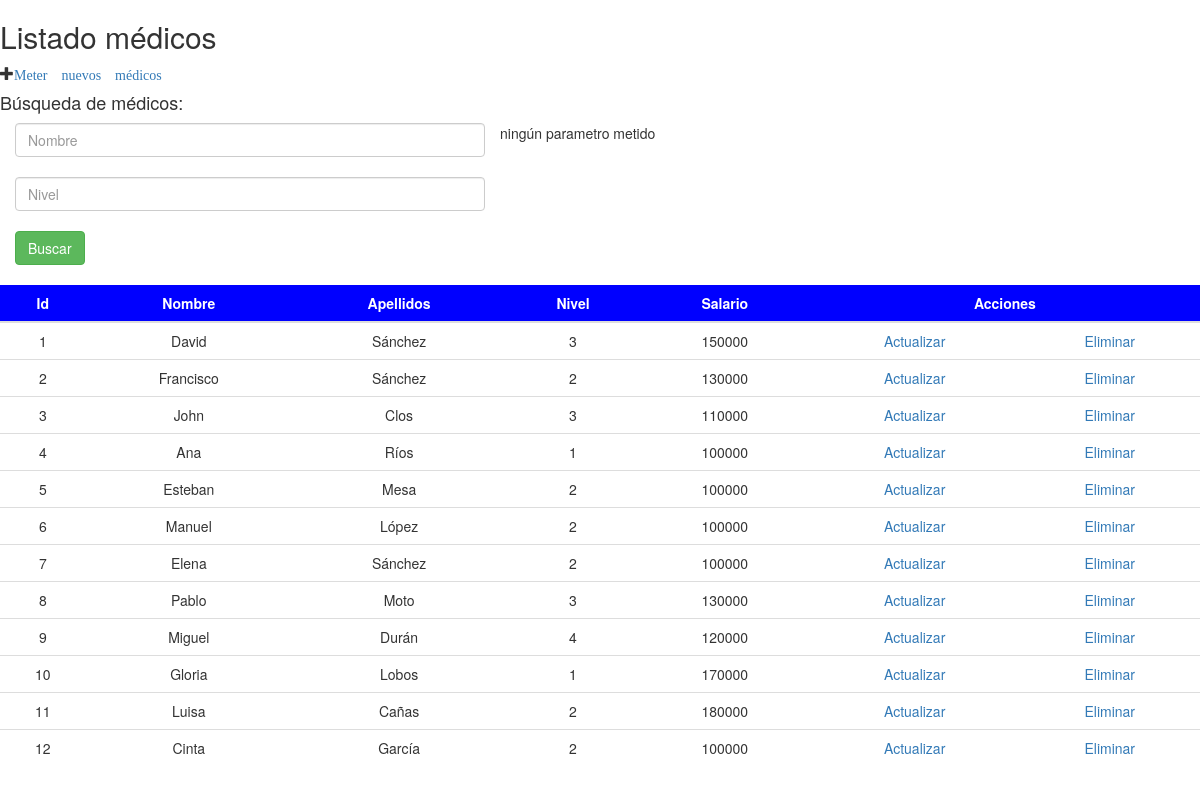
The page / on the database its author committed.
### tables this page shows
create table medicos( 
	id int(11) primary key,
	nombre varchar(40) not null,
   apellidos varchar(60) not null,
	nivel	int(2) not null, 
	salario	numeric(10));

### crud_medico.php (called while the page is built, shortened)
<?php
class CrudMedico
{
	public function mostrar(){
		$db = Db::conectar();
		$listaMedicos = [];
		$select = $db->query('SELECT * FROM medicos');
		foreach ($select->fetchAll() as $medico) {
			$medicoSeleccionado = new Medico();
			$medicoSeleccionado->setId($medico['id']);
			$medicoSeleccionado->setNombre($medico['nombre']);
			$medicoSeleccionado->setApellidos($medico['apellidos']);
			$medicoSeleccionado->setNivel($medico['nivel']);
			$medicoSeleccionado->setSalario($medico['salario']);
			$listaMedicos[] = $medicoSeleccionado;
		}
		return $listaMedicos;
	}
}

### medico.php (called while the page is built, shortened)
<?php
	class Medico{
		private $id;
		private $nombre;
        private $apellidos;
        private $nivel;
        private $salario;
		public function getNombre(){
		return $this->nombre;
		}
		public function setNombre($nombre){
			$this->nombre = $nombre;
		}
		public function getApellidos(){
			return $this->apellidos;
		}
		public function setApellidos($apellidos){
			$this->apellidos = $apellidos;
		}
		public function getNivel(){
		return $this->nivel;
		}
		public function setNivel($nivel){
			$this->nivel = $nivel;
		}
		public function getId(){
			return $this->id;
		}
		public function setId($id){
			$this->id = $id;
        }
        public function getSalario(){
			return $this->salario;
		}
		public function setSalario($salario){
			$this->salario = $salario;
		}
	}
?>

### index.php (the view, shortened to what this page needs)
<?php
require_once('crud_medico.php');
require_once('medico.php');
$crud = new CrudMedico();
?>
<!DOCTYPE html>
<html lang="en">
<head>
    <link href="//maxcdn.bootstrapcdn.com/bootstrap/3.2.0/css/bootstrap.min.css" rel="stylesheet" type="text/css" />
</head>
<body>
    <div>
        <h2> Listado médicos </h2>
        <span class="glyphicon glyphicon-plus"><a href="ingresar.php">Meter nuevos médicos</a>
    </div>
    <h4> Búsqueda de médicos:</h4>
    <form action="<?php echo $_SERVER["PHP_SELF"]; ?>" method="post" class="col-lg-5">
        <input type="text" name="nombreBuscar" class="form-control" placeholder="Nombre" /> <br>
        <input type="text" name="nivelBuscar" class="form-control" placeholder="Nivel" /> <br>
        <input type="submit" value="Buscar" class="btn btn-success" /> <br><br>
    </form>
    <div center-block>
        <table class="table table-stripped ">
            <thead class="thead-dark">
                <th>Id</th>
                <th>Nombre</th>
                <th>Apellidos</th>
                <th>Nivel</th>
                <th>Salario</th>
                <th colspan="2">Acciones</th>
            </thead>
            <?php
            if (isset($_POST['nombreBuscar']) && !empty($_POST['nombreBuscar']) && empty($_POST['nivelBuscar'])) {
                $listaMedicos = $crud->obtenerMedicosNombre($_POST['nombreBuscar']);
                echo "nombre metido y nivel no";
            } else if (isset($_POST['nivelBuscar']) && !empty($_POST['nivelBuscar']) && empty($_POST['nombreBuscar'])) {
                $listaMedicos = $crud->obtenerMedicosNivel($_POST['nivelBuscar']);
                echo "nivel metido y nombre no";
            }else if (isset($_POST['nivelBuscar']) && !empty($_POST['nivelBuscar']) && isset($_POST['nombreBuscar']) && !empty($_POST['nombreBuscar'])) {
                $listaMedicos = $crud->obtenerMedicosNombreNivel($_POST['nombreBuscar'], $_POST['nivelBuscar']);
                echo "nombre y nivel metido";
            }
            else {
                $listaMedicos = $crud->mostrar();
            }
                foreach ($listaMedicos as $medico) { ?>
                    <tr>
                        <td><?php echo $medico->getId() ?></td>
                        <td><?php echo $medico->getNombre() ?></td>
                        <td><?php echo $medico->getApellidos() ?></td>
                        <td><?php echo $medico->getNivel() ?> </td>
                        <td><?php echo $medico->getSalario() ?> </td>
                        <td><a href="actualizar.php?id=<?php echo $medico->getId() ?>&accion=a">Actualizar</a> </td>
                        <td><a href="administrar_medico.php?id=<?php echo $medico->getId() ?>&accion=e">Eliminar</a> </td>
                    </tr>
            <?php
            } ?>
        </table>
    </div>
</body>
</html>

### index.php (style rules this page uses)
th { background-color: blue; color: white; text-align: center; }
td { text-align: center; }

### rows shown on the page
medicos: id "1", nombre "David", apellidos "Sánchez", nivel "3", salario "150000"
medicos: id "2", nombre "Francisco", apellidos "Sánchez", nivel "2", salario "130000"
medicos: id "3", nombre "John", apellidos "Clos", nivel "3", salario "110000"
medicos: id "4", nombre "Ana", apellidos "Ríos", nivel "1", salario "100000"
medicos: id "5", nombre "Esteban", apellidos "Mesa", nivel "2", salario "100000"
medicos: id "6", nombre "Manuel", apellidos "López", nivel "2", salario "100000"
medicos: id "7", nombre "Elena", apellidos "Sánchez", nivel "2", salario "100000"
medicos: id "8", nombre "Pablo", apellidos "Moto", nivel "3", salario "130000"
medicos: id "9", nombre "Miguel", apellidos "Durán", nivel "4", salario "120000"
medicos: id "10", nombre "Gloria", apellidos "Lobos", nivel "1", salario "170000"
medicos: id "11", nombre "Luisa", apellidos "Cañas", nivel "2", salario "180000"
medicos: id "12", nombre "Cinta", apellidos "García", nivel "2", salario "100000"
